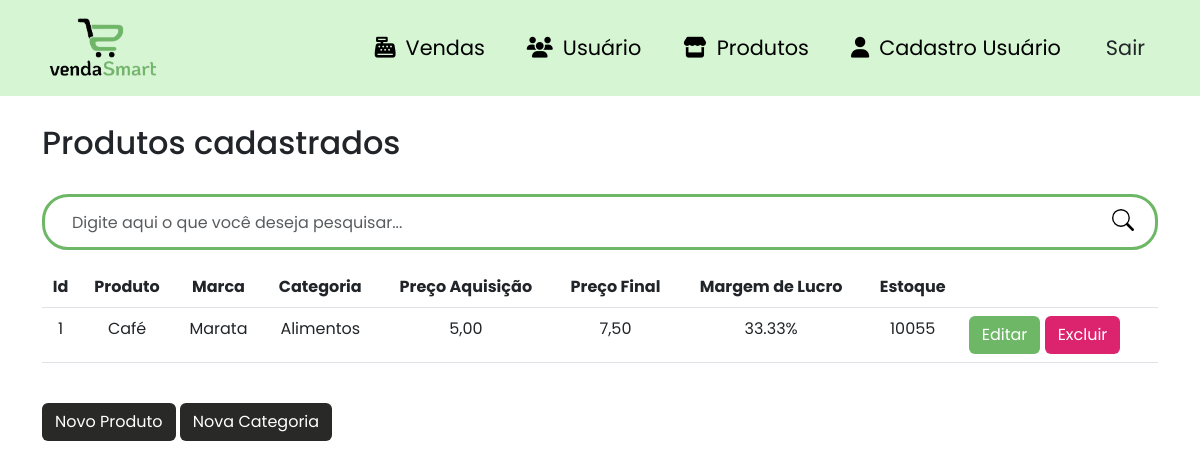
The app's page /produtos (signed in) with its own data.
### site_atividade/models/__init__.py (models this page shows, shortened)
class Produtos(database.Model):
    id_produtos = database.Column(database.Integer, primary_key=True)
    produto = database.Column(database.String, nullable=False)
    marca = database.Column(database.String, nullable=False)
    preco_aquisicao = database.Column(database.Float, nullable=False)
    preco = database.Column(database.Float, nullable=False)
    estoque = database.Column(database.Integer, nullable=False)
    margem_lucro = database.Column(database.Float, nullable=True)
    categoria_fk = database.Column(database.Integer, database.ForeignKey('categoria.id_categoria'), nullable=False)
    venda = database.relationship('Venda', backref='produto')

class Categoria(database.Model):
    id_categoria = database.Column(database.Integer, primary_key=True)
    categoria = database.Column(database.String, nullable=False)
    produtos = database.relationship('Produtos', backref='categoria', lazy=True)

### site_atividade/routers/__init__.py (the view)
@app.route("/produtos")
@login_required
def produtos():
    search_term = request.args.get('search')
    if search_term:
        produtos = Produtos.query.filter(Produtos.produto.ilike(f'%{search_term}%')).all()
    else:
        produtos = Produtos.query.all()
    categorias = Categoria.query.all()  # Obter todas as categorias
    return render_template('lista_produto.html', produtos=produtos, categorias=categorias)

### site_atividade/models/__init__.py (called while the page is built)
@login_manager.user_loader
def load_usuario(id_usuario):
    return Usuario.query.get(int(id_usuario))

### site_atividade/templates/lista_produto.html (shortened to what this page needs)
{% extends 'base.html' %}
{% block body %}
        <div class="container theme-showcase" role="main">
            <br>
            <div class="page-header">
                <h2 class="box-title col-md-12">Produtos cadastrados</h2>
            </div>
            <br>
            <div class="search-box">
                <form class="form-search" action="{{ url_for('produtos') }}" method="GET">
                    <div class="input-group form-group-search">
                        <input type="text" class="form-control form-control-search" placeholder="Digite aqui o que você deseja pesquisar..." id="search-input" name="search">
                        <span class="input-group-btn">
                            <button class="btn-search type="submit"></button>
                        </span>
                    </div>
                </form>
            </div>
            <div class="list-product">
                <table class="table table-hover scrollable-table">
                    <thead>
                        <tr>
                            <th class="text-center">Id</th>
                            <th class="text-center">Produto</th>
                            <th class="text-center">Marca</th>
                            <th class="text-center">Categoria</th>
                            <th class="text-center">Preço Aquisição</th>
                            <th class="text-center">Preço Final</th>
                            <th class="text-center">Margem de Lucro</th>
                            <th class="text-center">Estoque</th>
                            <th> </th>
                        </tr>
                    </thead>
                    <tbody>
                    {% for produto in produtos %}
                        <tr data-href="#">
                           </td> <td class="text-center"> {{ produto.id_produtos }} </td>
                            <td class="text-center">{{ produto.produto }}</td>
                            <td class="text-center">{{ produto.marca }}</td>
                            <td class="text-center">{{ produto.categoria.categoria }}</td>
                            <td class="text-center">{{ "{:.2f}".format(produto.preco_aquisicao).replace('.', ',') }}</td>
                            <td class="text-center">{{ "{:.2f}".format(produto.preco).replace('.', ',') }}</td>
                            <td class="text-center">{{ "{:.2f}%".format(produto.margem_lucro) }}</td>
                            <td class="text-center">{{ produto.estoque }}</td>
                            <td class="btn-edit-delete text-right">
                                <a class="btn btn-color1 text-white" data-toggle="modal" data-target="#editProdutoModal{{ produto.id_produtos }}">Editar</a>
                                <a class="btn btn-color2 text-white" data-toggle="modal" data-target="#deleteProdutoModal{{ produto.id_produtos }}">Excluir</a>
                            </td>
                        </tr>
                    {% endfor %}
                    </tbody>
                </table>
            </div>
            <br>
            <div class="pull-right">
                <button type="button" class="btn btn-color3" data-toggle="modal" data-target="#addProdutoModal">
                    Novo Produto
                </button>
                <button type="button" class="btn btn-color3" data-toggle="modal" data-target="#addCategoriaModal">
                    Nova Categoria
                </button>
            </div>
{% endblock %}

### site_atividade/static/css/product.css (style rules this page uses)
.list-product { max-height: 550px; overflow: auto; }
.scrollable-table { overflow-y: auto; }
.form-search { grid-template-rows: 100vh; }
.form-group-search { border: 3px solid #6DB766; border-radius: 26px; padding: 5px 15px; }
.form-control-search { width: 350px; height: 40px; border : none; }
.btn-search { float: right; width: 34px; height: 36px; border: none; background: #fff; }
input[type="text"] { outline: none; box-shadow: none !important; }

### site_atividade/static/css/style.css (style rules this page uses)
body { padding-top: 100px; font-family: 'Poppins', sans-serif; }
.btn-color1 { background-color: #6DB766; transition: .5s; }
.btn-color2 { background-color: #DC236D; transition: .5s; }
.btn-color3 { background-color: #292928; transition: .5s; color: #fff; }

### records on screen
Produtos: id_produtos "1", produto "Café", marca "Marata", categoria.categoria "Alimentos", preco_aquisicao "5,00", preco "7,50", margem_lucro "33.33%", estoque "10055"
